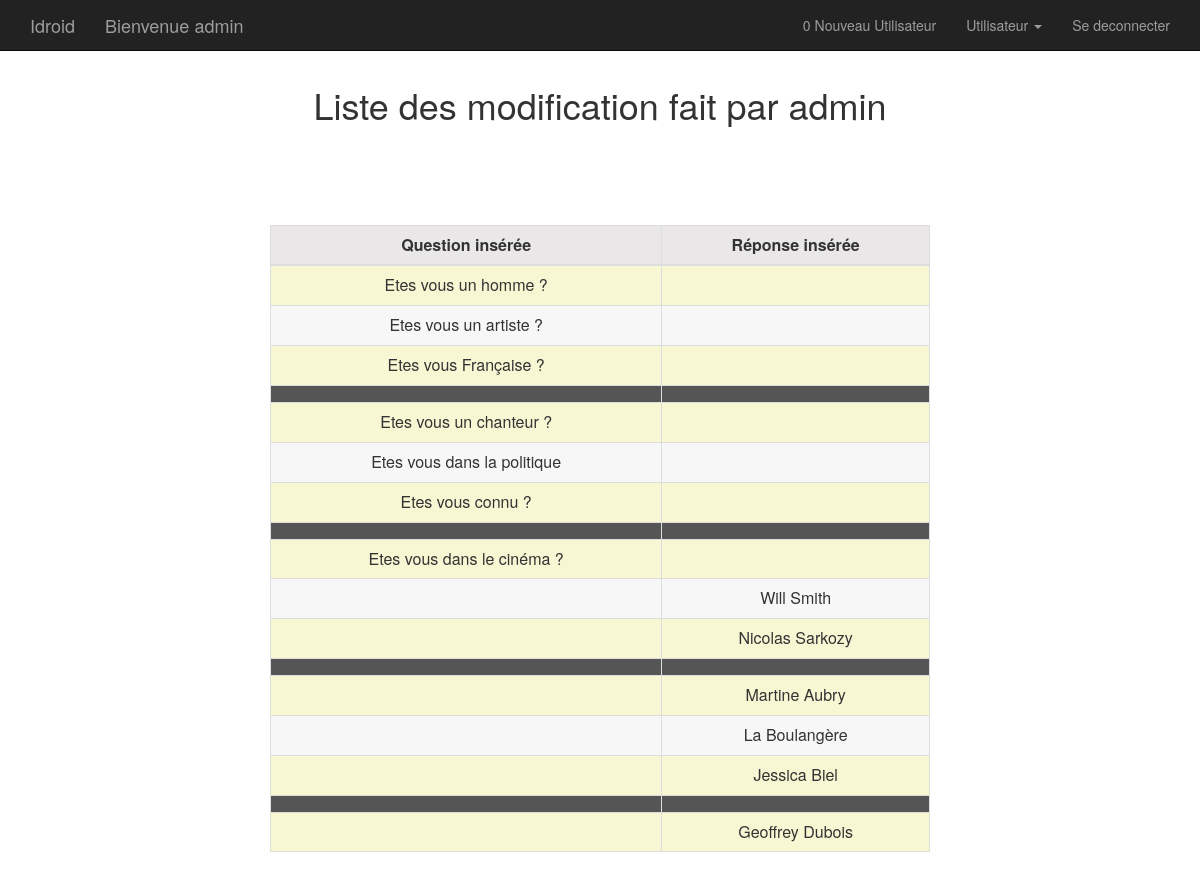
/admin/detail_user.php?id=2 (signed in), run on the app's committed database.
### tables this page shows
CREATE TABLE IF NOT EXISTS `user` (
  `id` int(11) NOT NULL AUTO_INCREMENT,
  `login` varchar(255) NOT NULL,
  `password` varchar(255) NOT NULL,
  `email` varchar(100) NOT NULL,
  `level` int(11) NOT NULL DEFAULT '1' COMMENT '0=admin',
  `nb_insert` int(11) NOT NULL DEFAULT '0',
  `new` int(11) NOT NULL,
  PRIMARY KEY (`id`)
);

CREATE TABLE IF NOT EXISTS `node` (
  `id` int(11) NOT NULL AUTO_INCREMENT,
  `questions` varchar(255) DEFAULT NULL,
  `results` varchar(255) DEFAULT NULL,
  `id_left_node_children` int(11) DEFAULT NULL,
  `id_right_node_children` int(11) DEFAULT NULL,
  `id_user` int(11) NOT NULL,
  `date_insert` datetime NOT NULL DEFAULT CURRENT_TIMESTAMP,
  PRIMARY KEY (`id`),
  KEY `id_user` (`id_user`)
);

### admin/detail_user.php (the view, shortened to what this page needs)
<?php
include($_SERVER["DOCUMENT_ROOT"] . "/idroid/lib/includes.php");
$id = $_GET['id'];
$sql = "select node.questions, node.results, node.id, user.login from node inner join user on node.id_user = user.id where node.id_user='$id' ORDER BY date_insert ASC";
$select = $db->query($sql);
$req = $select->fetchAll();
$select_login = $db->prepare('SELECT login FROM user where id=:id');
$select_login->execute(array(':id'=>$_GET['id']));
$login = $select_login->fetch(PDO::FETCH_OBJ);
include($_SERVER["DOCUMENT_ROOT"] . "/idroid/partials/header.php");
include($_SERVER["DOCUMENT_ROOT"] . "/idroid/partials/navbar_admin.php");
?>
    <div class="container_list ">
        <h1>Liste des modification fait par <?php echo $login->login; ?></h1>
        <table class="table table-bordered table-striped">
            <thead>
                <th>Question insérée</th>
                <th>Réponse insérée</th>
            </thead>
            <tbody>
            <?php $count=0?>
            <?php foreach ($req as $r): ?>
                <tr>
                    <td class=""><?php echo $r->questions; ?></td>
                    <td class=""><?php echo $r->results; ?></td>
                    <?php $count++;
                        if($count%3 ==0){
                           ?>
                                <tr class="blank">
                                    <td></td>
                                    <td></td>
                                </tr>
                            <?php
                        }
                    ?>
                </tr>
            <?php endforeach;?>
            </tbody>
        </table>
    </div>

### partials/header.php (shortened to what this page needs)
<head>
    <link href="<?php WEBROOT?>/idroid/css/bootstrap/css/bootstrap.min.css" rel="stylesheet">
    <link href="<?php WEBROOT?>/idroid/css/styles.css" rel="stylesheet">
</head>

### partials/navbar_admin.php (shortened to what this page needs)
<?php
include($_SERVER["DOCUMENT_ROOT"] . "/idroid/lib/db.php");
$counting = $db->query('SELECT * FROM user where new = 0');
$count = $counting->rowCount();
?>
<nav class="navbar navbar-inverse navbar-fixed-top">
    <div class="container">
        <div class="navbar-header">
            <a href="login.php" class="navbar-brand"> Idroid</a>
            <?php
                if(isset($_SESSION['login'])){
                    ?>  <span class="no_click"><?php echo "Bienvenue " . $_SESSION['login'] ?></span> <?php
                }
            ?>
        </div>
        <div class="collapse navbar-collapse">
            <ul class="nav navbar-nav navbar-right">
                <li><a href=<?php ($_SERVER["DOCUMENT_ROOT"] . "/idroid/")?>"new_user.php"><span id="count"><?php echo $count ?></span> Nouveau Utilisateur</a></li>
                <li class="dropdown">
                    <a href="#" class="dropdown-toggle" data-toggle="dropdown">Utilisateur <b class="caret"></b> </a>
                </li>
                <li><a href="../logout.php">Se deconnecter</a></li>
            </ul>
        </div>
    </div>
</nav>

### css/styles.css (style rules this page uses)
h1 { margin-top: 85px; text-align: center; width: 100%; }
.no_click { float: left; color: #9d9d9d; font-size: 18px; line-height: 20px; padding: 15px 15px; }
.container_list h1 { text-align: center; margin-left: auto; margin-right: auto; position: relative; }
.container_list { width: auto; margin-left: 50px; margin-right: 50px; margin-top: 50px; }
.table { background-color: #f7f7f7; margin-top: 100px; margin-left: auto; margin-right: auto; width: 60%; }
.table-striped>tbody>tr:nth-of-type(odd) { background-color: #F7F7D3; }
thead { background-color: #e9e7e7; }
th, td { text-align: center; }
tr.blank { background-color: #555555; }

### data on the page
user: login "admin"
node: questions "Etes vous un homme ?"
node: questions "Etes vous un artiste ?"
node: questions "Etes vous Française ?"
node: questions "Etes vous un chanteur ?"
node: questions "Etes vous dans la politique"
node: questions "Etes vous connu ?"
node: questions "Etes vous dans le cinéma ?"
node: results "Will Smith"
node: results "Nicolas Sarkozy"
node: results "Martine Aubry"
node: results "La Boulangère"
node: results "Jessica Biel"
node: results "Geoffrey Dubois"

### other printed values
$_SESSION['login'] "admin"
$count "0"
